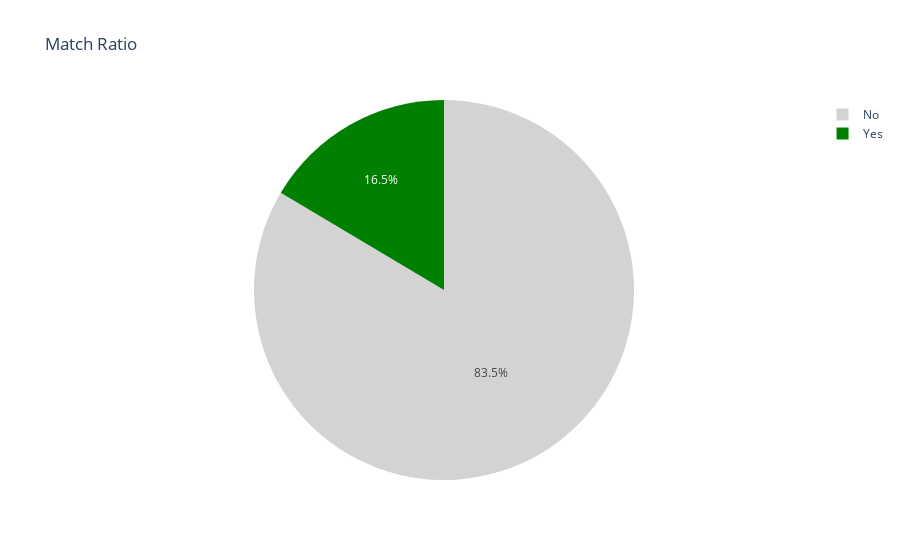

Source (notebook cell):
### Code cell
# Visualising percent of matches on a pie chart
fig = px.pie(grouped_match_df,
             values='percentage',
             names='match', 
             color_discrete_sequence=['lightgrey', 'green'],
             title='Match Ratio')

fig.show()

### Figure 1 — Plotly figure (JSON) as saved in the notebook; plotly's stock layout.template omitted (floating-point values rounded to 4 significant figures)
{"data": [{"domain": {"x": [0, 1], "y": [0, 1]}, "hovertemplate": "match=%{label}<br>percentage=%{value}<extra></extra>", "labels": ["No", "Yes"], "legendgroup": "", "name": "", "showlegend": true, "type": "pie", "values": [0.8355, 0.1645]}], "layout": {"legend": {"tracegroupgap": 0}, "piecolorway": ["lightgrey", "green"], "title": {"text": "Match Ratio"}}}
